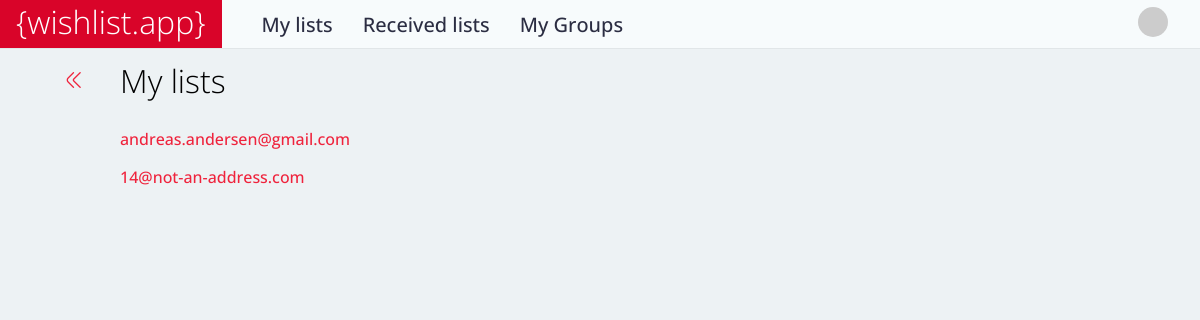
The app's page /accounts/my_lists/ (signed in), older data.
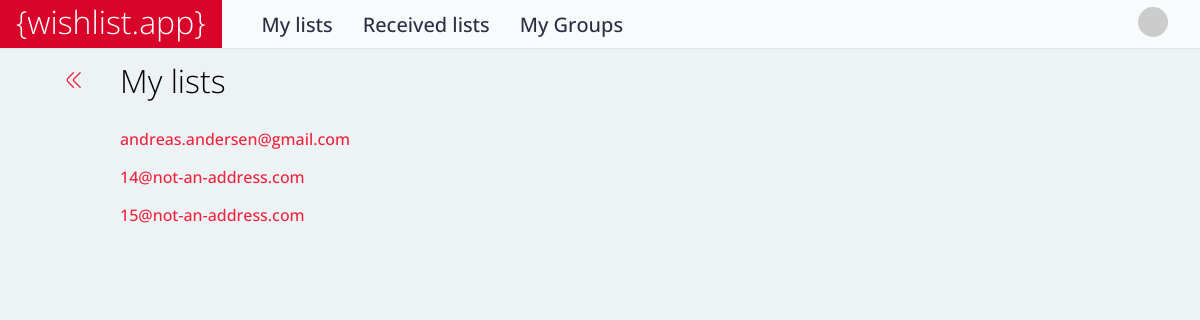
The same page, newer data.
### accounts/models.py (models this page shows, shortened)
class CustomUser(AbstractUser):
    username = None
    groups = models.ManyToManyField(
        'groups.CustomGroup',
        verbose_name='groups',
        blank=True,
        related_name="user_set",
        related_query_name="user",
    )
    email = models.EmailField(
        'email address',
        blank=False,
        null=False,
        unique=True
    )
    USERNAME_FIELD='email'
    REQUIRED_FIELDS=[]
    objects = CustomUserManager()
    first_name = models.CharField(
        max_length=30,
        null=True,
        blank=True,
    )
    last_name = models.CharField(
        max_length=30,
        null=True,
        blank=True,
    )
    is_leader = models.BooleanField(
        default=False,
    )
    assigned_to = models.ForeignKey(
        'CustomUser',
        null=True,
        blank=True,
        on_delete=models.CASCADE,
        related_name='assignments',
    )
    responsible_by = models.ForeignKey(
        'CustomUser',
        null=True,
        blank=True,
        on_delete=models.CASCADE,
        related_name='responsibilities',
    )
    is_self_responsible = models.BooleanField(
        default=True
    )
    has_submitted = models.BooleanField(
        default=False
    )
    def get_gravatar(self):
        md5 = hashlib.md5(self.email.encode())
        digest = md5.hexdigest()
        SIZE = 40
        DEFAULT = 'identicon'
        return f'http://www.gravatar.com/avatar/{digest}?s={SIZE}&d={DEFAULT}'
    def check_multi_responsible(self):
        responsibilities = CustomUser.objects.filter(responsible_by=self.pk)
        return len(responsibilities) > 1

### accounts/views.py (the view)
# urls.py: path('my_lists/', MyWishListsView.as_view(), name='my_lists'),
class MyWishListsView(LoginRequiredMixin, ListView):
    model = CustomUser
    context_object_name = 'my_lists'
    template_name = 'wish/my_lists.html'
    def get_queryset(self):
        return CustomUser.objects.filter(responsible_by=self.request.user)

### templates/wish/my_lists.html
{% extends 'base.html' %}
{% block content %}
    <div class="back">
        <a href="{% url 'home' %}"><i class="fi-rr-angle-double-left"></i></a>
    </div>
    <div class="page-title">My lists</div>
    {% for user in object_list %}
        <p><a href="{% url 'wish_list' user.pk %}">{{ user.email }}</a></p>
    {% endfor %}
{% endblock content %}

Row changes from the older to the newer data that the page shows:
added CustomUser: email "15@not-an-address.com"
